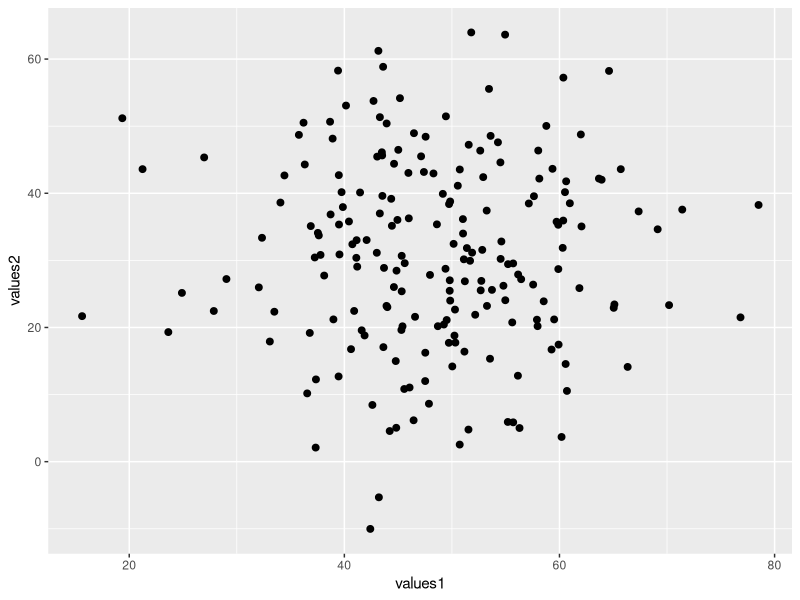
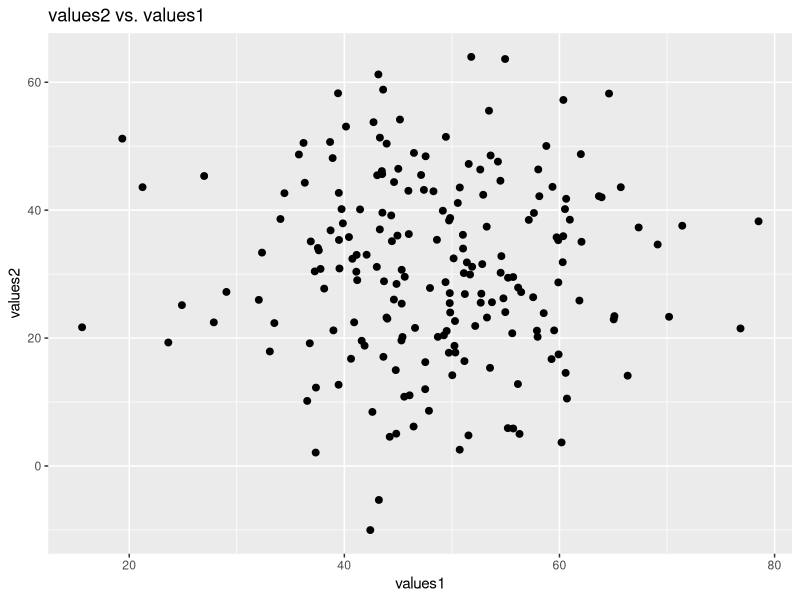
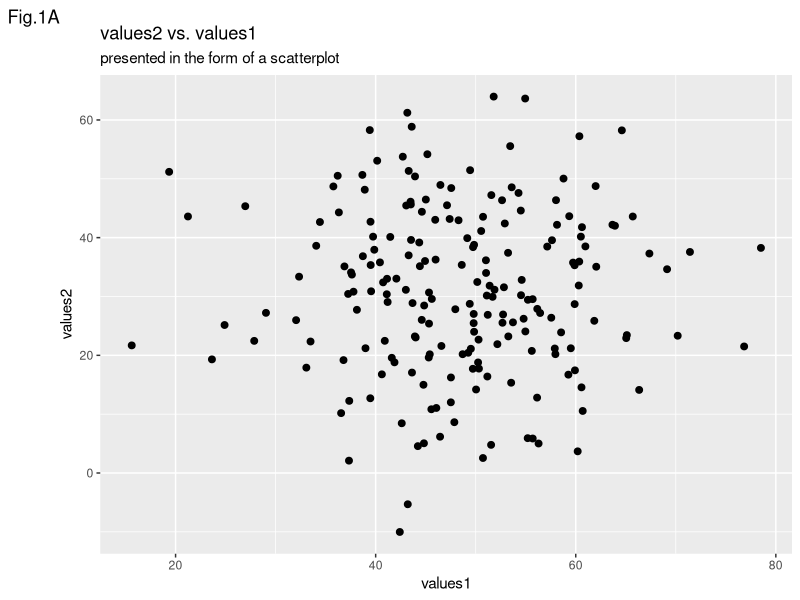
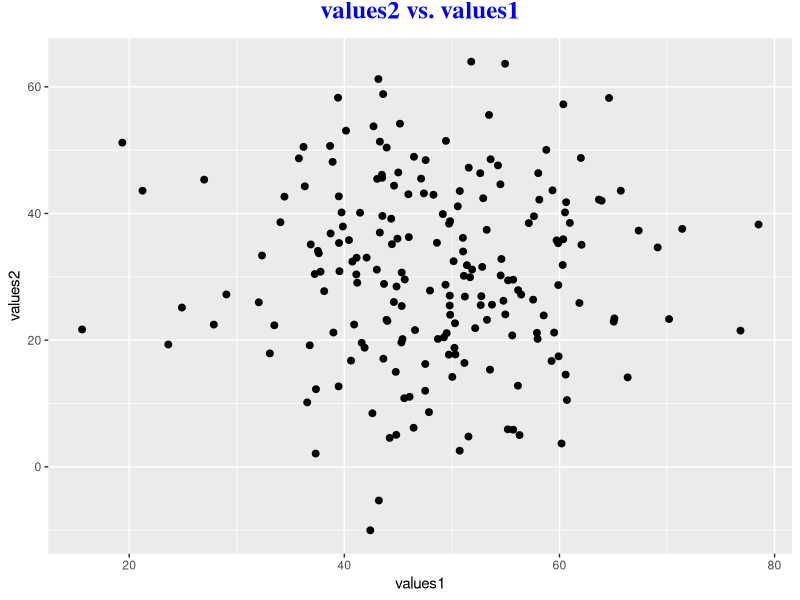

Here is the R script that generated these plots, in order:
## ---- chunk 1
knitr::opts_chunk$set(echo = TRUE, fig.align='center')

# title: plot title
# author: jonathan
# revised: 11/2/2020 

WEB <- c("https://bioceed.uib.no/dropfolder/bioSTATS/Rmd/Basic/Visualizing/Essential/plot-title.html")
GIT <- c("https://github.com/jonathansoule/biostats/blob/master/Basic/Visualizing/Essential/plot-title.Rmd")
library(ggplot2)

# variable 1
values1 <- rnorm(200, mean=50, sd=10) 
# variable 2
values2 <- c(rnorm(100, mean=20, sd=10), rnorm(100, mean=40, sd=10))
# dataframe
df <- data.frame(values1, values2)

## ---- chunk 2
baseplot <- ggplot(df, aes(values1, values2)) +
  geom_point(size=2) 
baseplot
## ---- chunk 3
baseplot +
  labs(title="values2 vs. values1")
## ---- chunk 4
baseplot +
  labs(title = "values2 vs. values1", subtitle = "presented in the form of a scatterplot", tag="Fig.1A")
## ---- chunk 5
baseplot +
  labs(title="values2 vs. values1") +
  theme(plot.title = element_text(family = "serif", 
                                  face = "bold", 
                                  color = "blue",
                                  size = 18,
                                  hjust = .5,
                                  vjust = 2))
